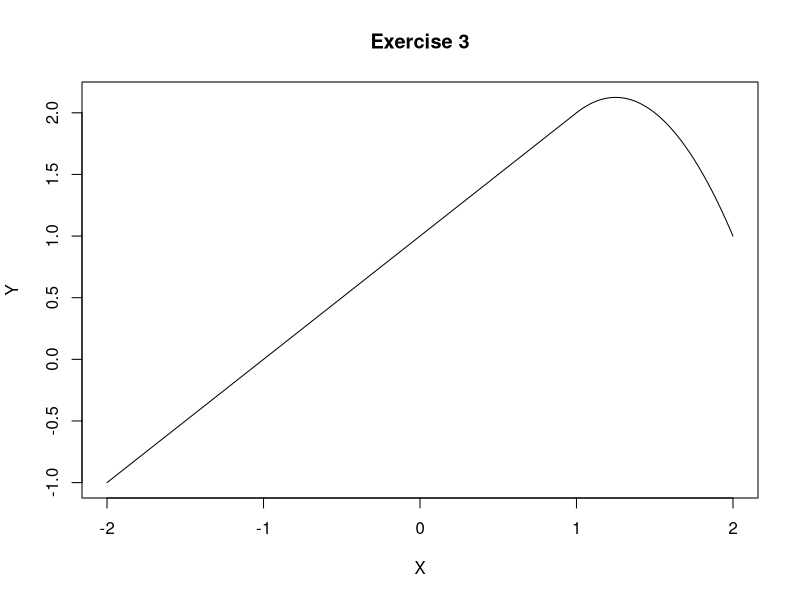
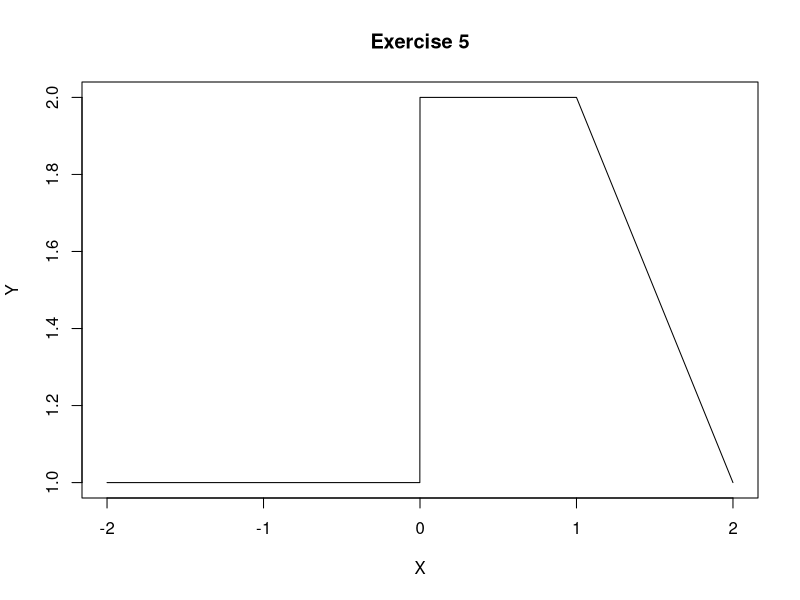
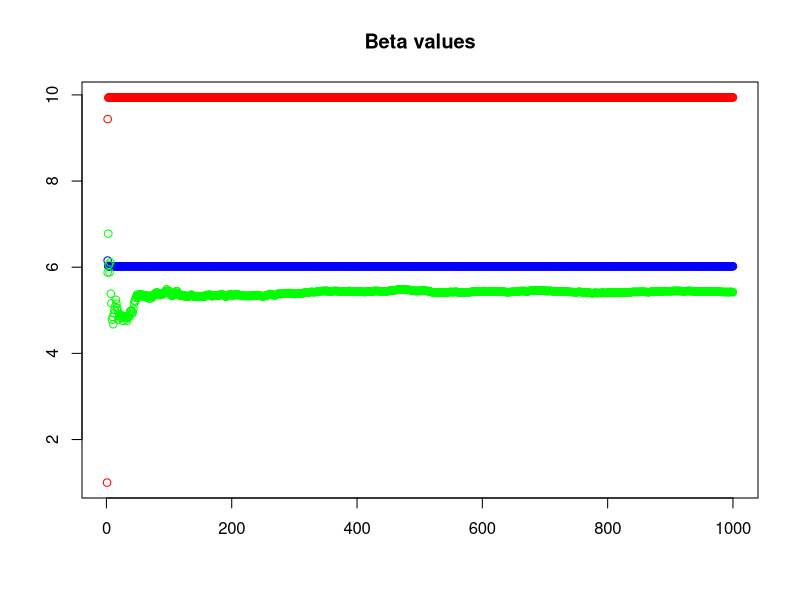
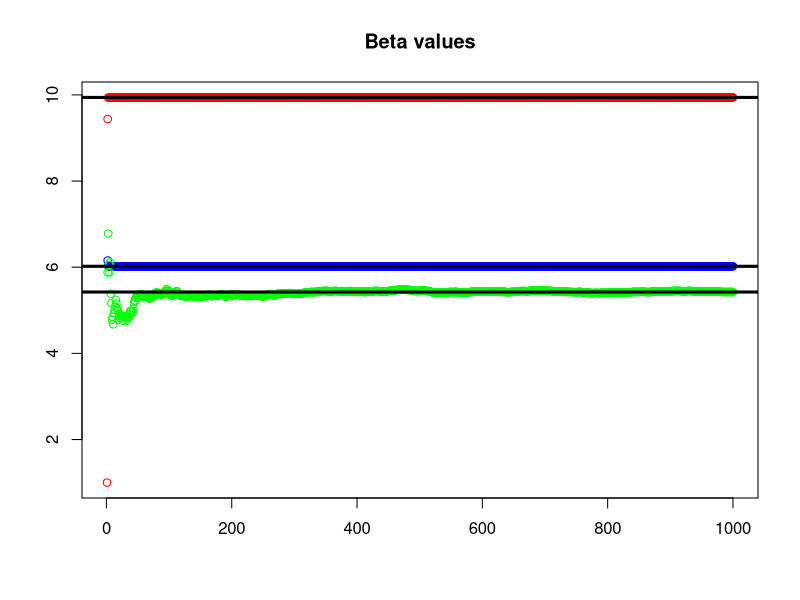

These charts were generated, in order, by the following R code:
## ---- chunk 1
f= function(x){1+x-2*(x-1)^2*(x>=1)}
tt=seq(-2000,2000)/1000
plot(tt,f(tt),ylab='Y',xlab='X',type='l',main='Exercise 3')
## ---- chunk 2
g= function(x){1 + 1*((0<=x & x <=2) - (x-1)*(1<=x & x <=2))-3*((x-3)*(3<=x & x<=4) - (4<=x & x<=5))}
tt=seq(-2000,2000)/1000
plot(tt,g(tt),ylab='Y',xlab='X',type='l',main='Exercise 5')
## ---- chunk 3
X1 = rnorm(1000, mean=6, sd=4)
X2 = rnorm(1000, mean=10, sd=2)
noise = rnorm(1000,sd=2)
Y=6*X1 + 10*X2 + 5 +noise
## ---- chunk 4
beta1=1
## ---- chunk 5
a=Y-beta1*X1
beta2=lm(a~X2)$coef[2]
beta2
## ---- chunk 6
a=Y-beta2*X2
beta1=lm(a~X1)$coef[2]
beta1
## ---- chunk 7
beta0 = rep(NA,1000)
beta1 = rep(NA,1000)
beta2 = rep(NA,1000)
beta1[1]=1
beta1[1]=15
beta2[1]=1


for(i in 2:1000){
  a=Y-beta1[i-1]*X1
  beta2[i]=lm(a~X2)$coef[2]
  a=Y-beta2[i-1]*X2
  beta1[i]=lm(a~X1)$coef[2]
  a=Y-beta1*X1-beta2*X2
  beta0[i]=lm(a~1)$coef[1]
}

plot(1:1000,beta2,ylab='',xlab='',main='Beta values',col='red')
points(1:1000,beta1,col='blue')
points(1:1000,beta0,col='green')
## ---- chunk 8
coeffs=lm(Y~X1+X2)
plot(1:1000,beta2,ylab='',xlab='',main='Beta values',col='red')
points(1:1000,beta1,col='blue')
points(1:1000,beta0,col='green')
abline(a=coeffs$coef[1],b=0,lwd=3)
abline(a=coeffs$coef[2],b=0,lwd=3)
abline(a=coeffs$coef[3],b=0,lwd=3)
